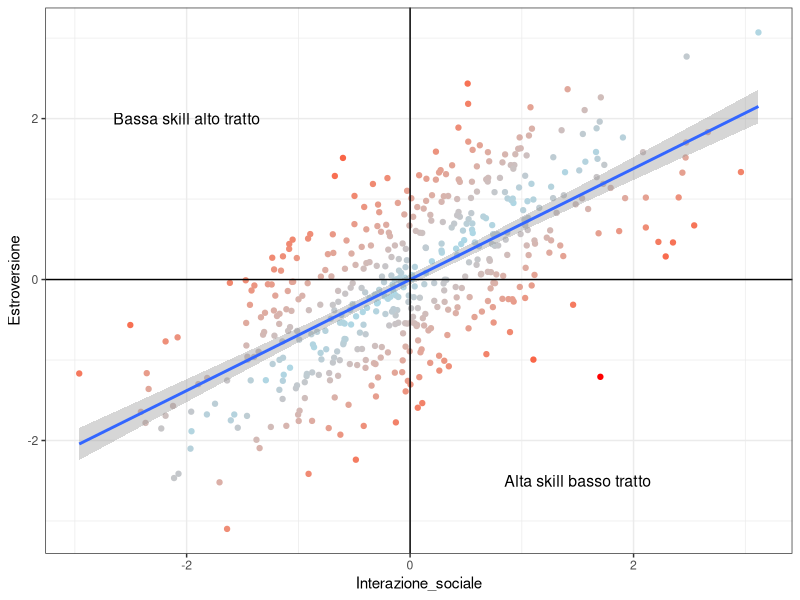

This chart was generated by the following R code:
## ---- chunk 1
d = MASS::mvrnorm(n = 500, mu = c(0,0), Sigma = matrix(c(1,.69,.69,1),ncol = 2),
                  empirical = TRUE)
d = data.frame(d)
colnames(d) = c("Interazione_sociale", "Estroversione")
d$diff <- abs(d$Interazione_sociale-d$Estroversione) 

ggplot2::ggplot(data = d, ggplot2::aes(x = Interazione_sociale,
                                       y = Estroversione,
                                       color = diff)) +
  ggplot2::geom_point() +
  ggplot2::geom_smooth(method = "lm") +
  ggplot2::scale_color_gradient(low="lightblue", high="red")+
  ggplot2::guides(color = FALSE) +
  ggplot2::geom_vline(xintercept = 0) +
  ggplot2::geom_hline(yintercept = 0) +
  ggplot2::annotate("text", x = 1.5, y = -2.5, label = "Alta skill basso tratto", size = 4, color = "black") +
  ggplot2::annotate("text", x = -2, y = 2, label = "Bassa skill alto tratto", size = 4, color = "black") +
  ggplot2::theme_bw()
